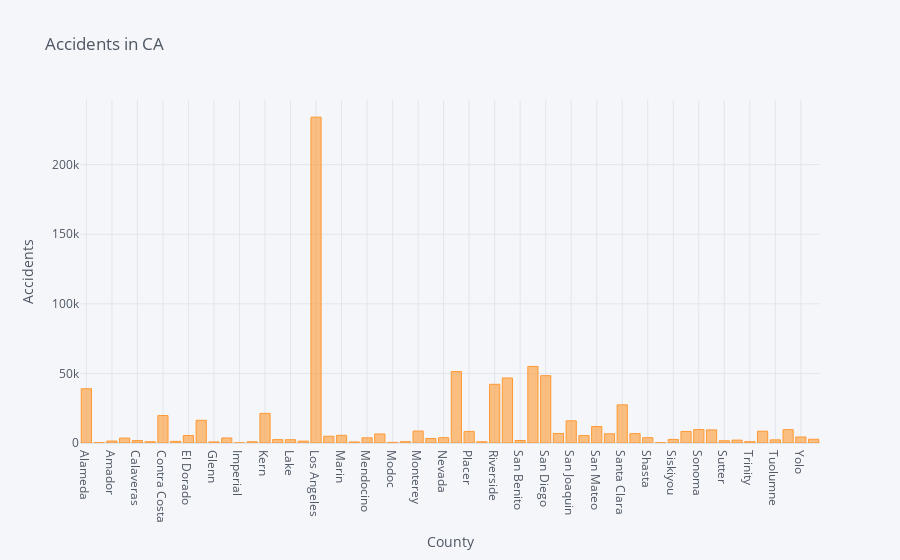

Notebook code cell kept with this figure:
### Markdown cell above
## Showing the accidents for different counties through bar plot.

### Code cell
tot_accident_countywise_CA.iplot(
    kind='bar',
    xTitle='County',
    yTitle='Accidents',
    title='Accidents in CA')

### Figure 1 — Plotly figure (JSON) as saved in the notebook; plotly's stock layout.template omitted (floating-point values rounded to 4 significant figures)
{"data": [{"marker": {"color": "rgba(255, 153, 51, 0.6)", "line": {"color": "rgba(255, 153, 51, 1.0)", "width": 1}}, "name": "year", "orientation": "v", "text": "", "type": "bar", "x": ["Alameda", "Alpine", "Amador", "Butte", "Calaveras", "Colusa", "Contra Costa", "Del Norte", "El Dorado", "Fresno", "Glenn", "Humboldt", "Imperial", "Inyo", "Kern", "Kings", "Lake", "Lassen", "Los Angeles", "Madera", "Marin", "Mariposa", "Mendocino", "Merced", "Modoc", "Mono", "Monterey", "Napa", "Nevada", "Orange", "Placer", "Plumas", "Riverside", "Sacramento", "San Benito", "San Bernardino", "San Diego", "San Francisco", "San Joaquin", "San Luis Obispo", "San Mateo", "Santa Barbara", "Santa Clara", "Santa Cruz", "Shasta", "Sierra", "Siskiyou", "Solano", "Sonoma", "Stanislaus", "Sutter", "Tehama", "Trinity", "Tulare", "Tuolumne", "Ventura", "Yolo", "Yuba"], "y": [38997, 270, 1402, 3547, 1730, 921, 19726, 1168, 5380, 16310, 788, 3597, 135, 879, 21310, 2440, 2380, 1342, 234122, 4869, 5493, 764, 3720, 6482, 432, 952, 8576, 3212, 3804, 51331, 8311, 885, 42176, 46708, 1781, 55018, 48366, 6871, 15919, 5315, 11802, 6617, 27415, 6747, 3809, 217, 2566, 8302, 9653, 9413, 1602, 2069, 940, 8471, 2261, 9554, 4329, 2672]}], "layout": {"legend": {"bgcolor": "#F5F6F9", "font": {"color": "#4D5663"}}, "paper_bgcolor": "#F5F6F9", "plot_bgcolor": "#F5F6F9", "title": {"font": {"color": "#4D5663"}, "text": "Accidents in CA"}, "xaxis": {"gridcolor": "#E1E5ED", "showgrid": true, "tickfont": {"color": "#4D5663"}, "title": {"font": {"color": "#4D5663"}, "text": "County"}, "zerolinecolor": "#E1E5ED"}, "yaxis": {"gridcolor": "#E1E5ED", "showgrid": true, "tickfont": {"color": "#4D5663"}, "title": {"font": {"color": "#4D5663"}, "text": "Accidents"}, "zerolinecolor": "#E1E5ED"}}}
